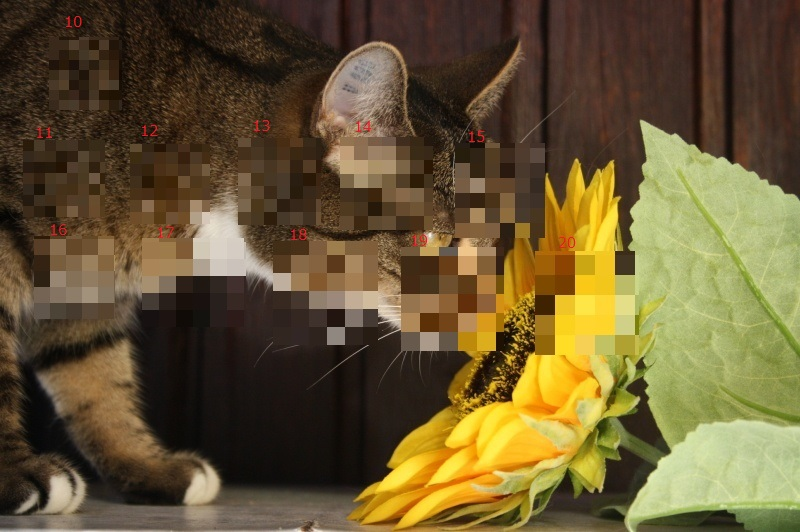
#> input picture 102_mosaic_detector/sample_many_mozaic.jpg, 800 x 532 px
$ python 102_mozaiku_kensyutu.py sample_many_mozaic.jpg
#> lines starting #> are read from the running program, lines starting #| are printed output that depends on the picture
#!/usr/bin/env python3
# -*- coding: utf-8 -*-


#モザイクの箇所を検出し、白塗りする。
#以下参考資料。
#  ・Template Matching
#    http://docs.opencv.org/3.2.0/d4/dc6/tutorial_py_template_matching.html
#    http://opencv.jp/cookbook/opencv_img.html#id32


import cv2
import numpy as np
from PIL import Image

import sys
args = sys.argv

def make_image(masksize):
    picturesize = 2+masksize+masksize-1+2
    screen = (picturesize, picturesize)

    img = Image.new('RGB', screen, (0xff,0xff,0xff))

    pix = img.load()

    for i in range(2,picturesize,masksize-1):
        for j in range(2,picturesize,masksize-1):
            for k in range(0,picturesize):
                pix[i, k] = (0,0,0)
                pix[k, j] = (0,0,0)
    return img

if len(args) != 2:
    print("too few argument.")
    sys.exit(1)

img_rgb = cv2.imread(args[1])
#> img_rgb is the input picture: shape (532, 800, 3); mean B, G, R 50.9, 86.9, 103.1

img_gray = cv2.cvtColor(img_rgb, cv2.COLOR_BGR2GRAY) #グレースケールに
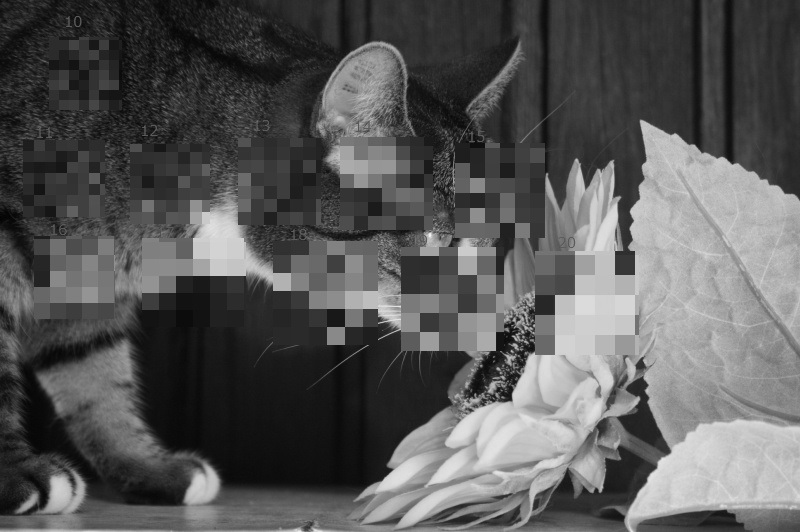
#> img_gray: shape (532, 800); min 0, max 244, mean 87.7
img_gray = cv2.Canny(img_gray,10,20) #エッジ検出
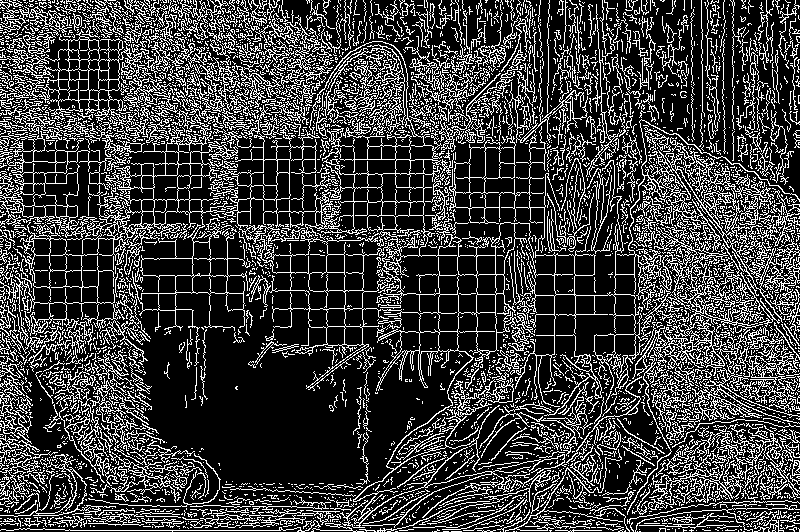
#> img_gray: shape (532, 800); 24.2% white in thin lines or dots
img_gray = 255-img_gray #白黒反転
#> img_gray: shape (532, 800); 75.8% white; black in thin lines or dots
img_gray = cv2.GaussianBlur(img_gray,(3,3),0) #少しぼかす
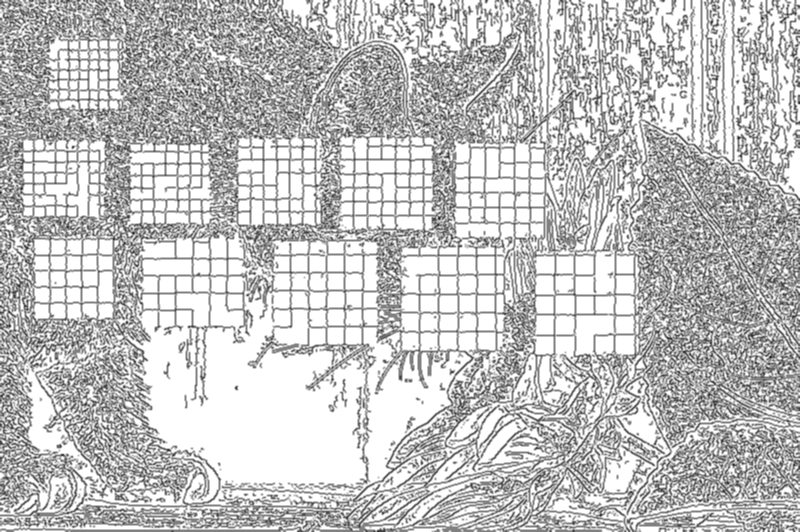
#> img_gray: shape (532, 800); min 32, max 255, mean 193.1

cv2.imwrite('output_gray.png', img_gray)

for i in range(11,20+1):
    image_array = np.array(make_image(i))
    template = cv2.cvtColor(image_array, cv2.COLOR_BGR2GRAY)
    w, h = template.shape[::-1]

    img_kensyutu_kekka = cv2.matchTemplate(img_gray,template,cv2.TM_CCOEFF_NORMED)
    threshold = 0.3
    loc = np.where(img_kensyutu_kekka >= threshold)
    for pt in zip(*loc[::-1]):
        #cv2.rectangle(img_rgb, pt, (pt[0] + w, pt[1] + h), (255,255,255), 1)
        cv2.rectangle(img_rgb, pt, (pt[0] + w, pt[1] + h), (255,255,255), -1)
    cv2.imwrite('output_progress_'+str(i)+'.png', img_rgb)
#> this loop made 10 passes
#> loc on passes 1 to 10: 864 positions, rows 0 to 334, columns 20 to 721, 676 positions, rows 23 to 333, columns 9 to 721, 590 positions, rows 132 to 333, columns 18 to 613, 757 positions, rows 130 to 320, columns 82 to 600, 707 positions, rows 129 to 319, columns 33 to 599, 570 positions, rows 128 to 325, columns 31 to 598, 485 positions, rows 28 to 317, columns 30 to 689, 573 positions, rows 142 to 316, columns 29 to 575, 610 positions, rows 161 to 325, columns 136 to 596, 498 positions, rows 38 to 330, columns 48 to 595
#> pass 1, `image_array = np.array(make_image(i))`:
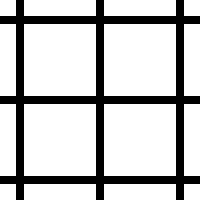
#> image_array: shape (25, 25, 3) (shown 8 times larger); 77.4% white; black in thin lines or dots
#> pass 1, `img_kensyutu_kekka = cv2.matchTemplate(img_gray,template,cv2.TM_CCOEFF..`:
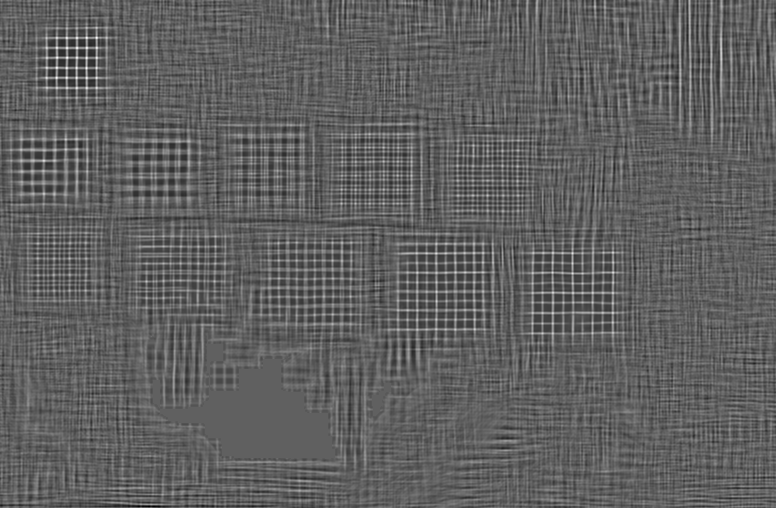
#> img_kensyutu_kekka: shape (508, 776) float32; min -0.377, max 0.62, mean -0.000194; drawn with min black and max white
#> after the loop:
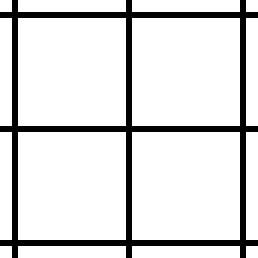
#> image_array: shape (43, 43, 3) (shown 6 times larger); 86.5% white; black in thin lines or dots
#> after the loop:
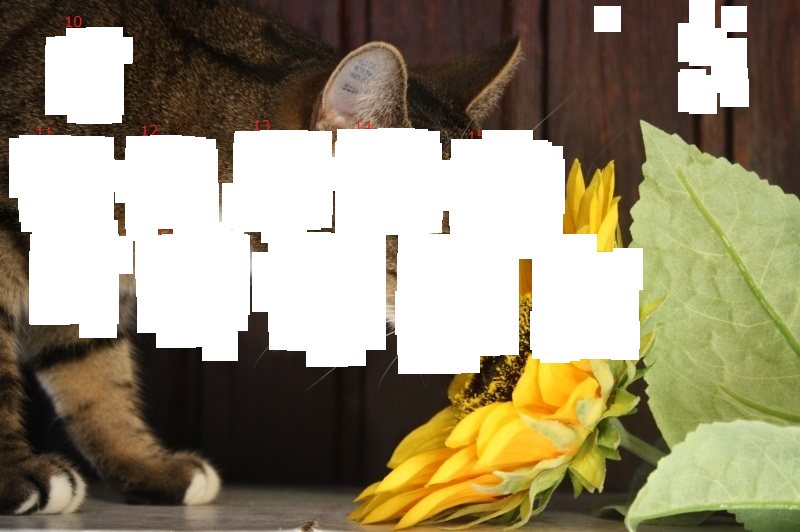
#> img_rgb: shape (532, 800, 3); mean B, G, R 117.4, 143, 151.8

cv2.imwrite('output_result.png', img_rgb)

cv2.imshow('window1', img_rgb)
cv2.imshow('window2', img_gray)
cv2.waitKey(0)

cv2.destroyAllWindows()
